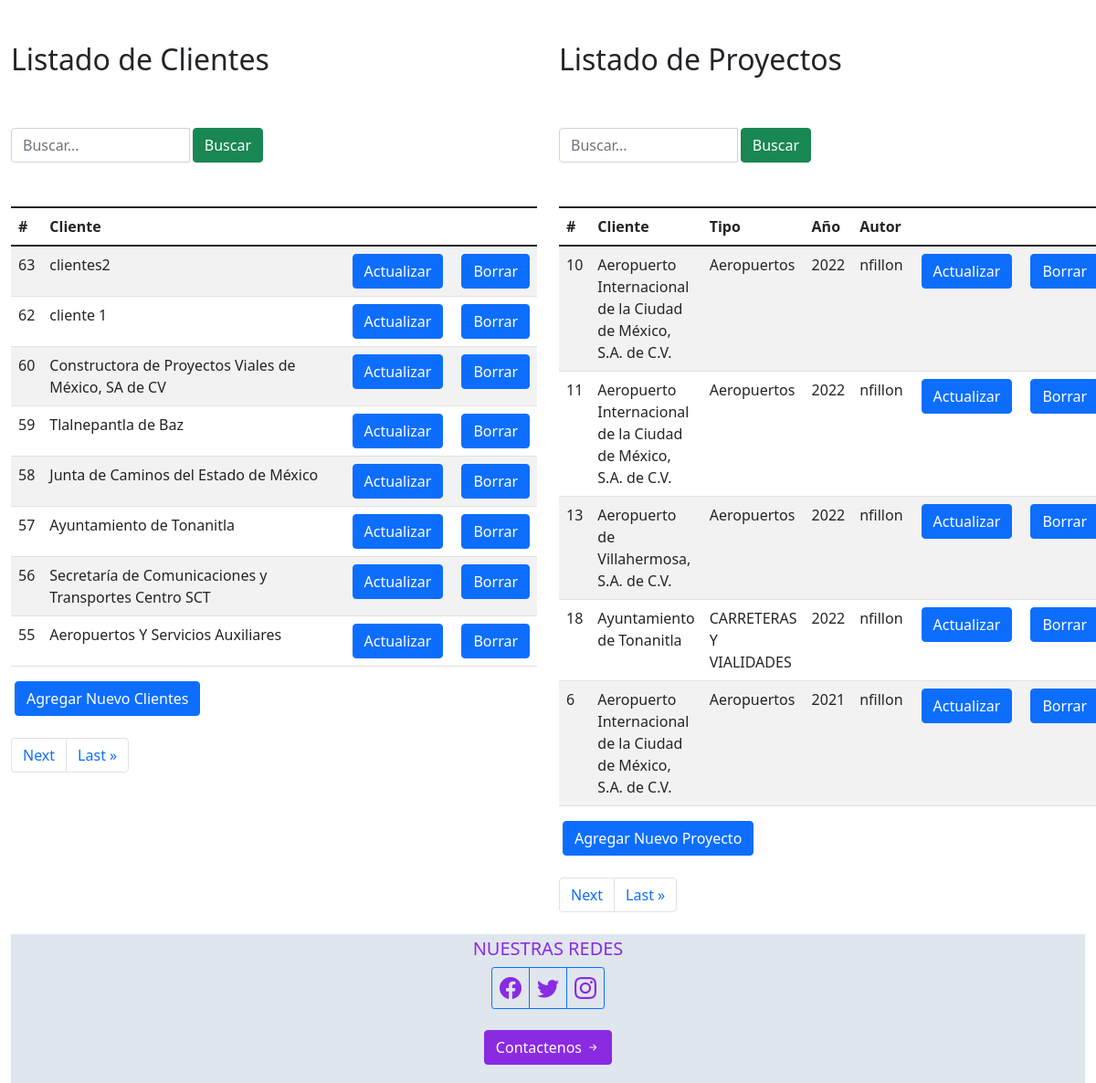
/catsa/ (signed in, lower part), run on an earlier commit of the app's database.
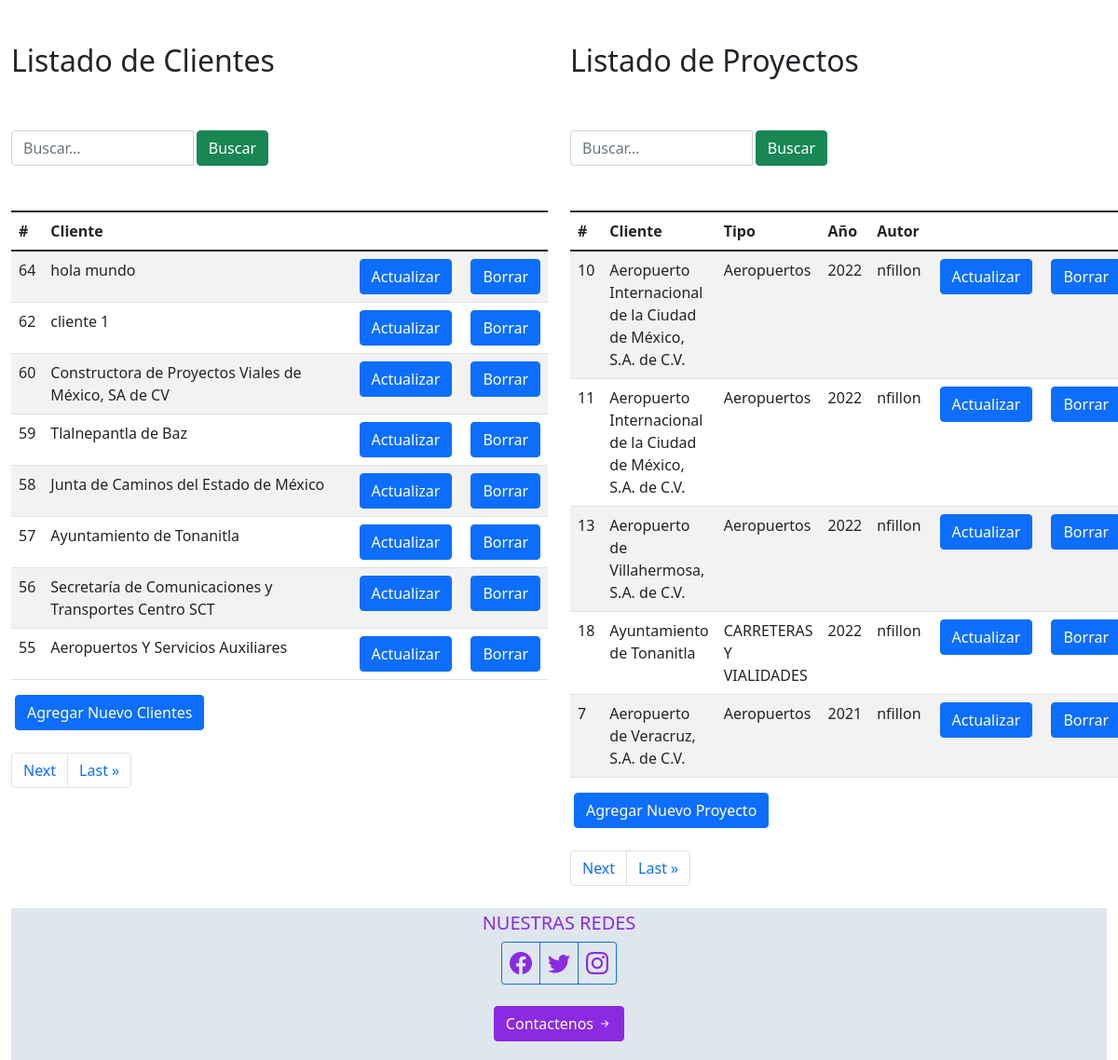
And on a later commit of the database.
### clientes/models.py (models this page shows, shortened)
class Cliente(models.Model):
    nombre_cliente=models.CharField(max_length=100)
    created=models.DateTimeField(auto_now_add=True)
    updated=models.DateTimeField(auto_now_add=True)
    class Meta:
        verbose_name='cliente'
        verbose_name_plural='clientes'
    def __str__(self):
        return self.nombre_cliente

class Proyecto(models.Model):
    YEAR_CHOICES = []
    for r in range(2000, (datetime.datetime.now().year+1)):
        YEAR_CHOICES.append((r,r))
    nombre_proyecto=models.CharField(max_length=500, blank=False)
    tipo_proyecto=models.CharField(max_length=50, blank=False)
    year = models.IntegerField(choices=YEAR_CHOICES,default=datetime.datetime.now().year)
    autor=models.ForeignKey(User, on_delete=models.CASCADE)
    clientes=models.ManyToManyField(Cliente, blank=False)
    imagen =models.ImageField(upload_to="proyectos",  null=True, blank=True, default=None)
    created=models.DateTimeField(auto_now_add=True)
    updated=models.DateTimeField(auto_now_add=True)
    class Meta:
        verbose_name='proyecto'
        verbose_name_plural='proyectos'

### admcatsa/views.py (the view, shortened to what this page needs)
# urls.py: path('catsa/', views.list_client , name="list_client"),
@login_required
def list_client(request):
   busquedas = request.GET.get('buscar')
   busquedasProyectos = request.GET.get('buscarproyectos')
   clientes = Cliente.objects.get_queryset().order_by('-id')
   mensajes = Contacto.objects.get_queryset().order_by('-id')
   paginator = Paginator(clientes, 8)
   page = request.GET.get('page1')
   try:
       clientes = paginator.page(page)
   except PageNotAnInteger:
       clientes = paginator.page(1)
   except EmptyPage:
       clientes = paginator.page(paginator.num_pages)
   if  busquedas:
       clientes = Cliente.objects.filter(
           Q(nombre_cliente__icontains = busquedas)
       ).distinct
   proyectos = Proyecto.objects.get_queryset().order_by('-year') #acomodo por fechas
   paginator = Paginator(proyectos, 5)
   page = request.GET.get('page2')
   try:
       proyectos = paginator.page(page)
   except PageNotAnInteger:
       proyectos = paginator.page(1)
   except EmptyPage:
       proyectos = paginator.page(paginator.num_pages)
   return render(request, 'admcatsa/admcatsa.html', {'clientes': clientes ,'proyectos': proyectos, 'mensajes':mensajes,})

### admcatsa/templates/admcatsa/admcatsa.html (shortened to what the changed rows need)
{%extends "Catsaweb/base.html"%}
{% load static%}
{%block content%}
<div class="container-fluid">
    <div class="row mt-5">
        <div class="col-md-6 ">
            <h2>Listado de Clientes</h2>
            <table  class="table table-striped" style="width: auto">
                <tbody>
                    <thead class="thead-dark">
                        <tr>
                          <th scope="col">#</th>
                          <th scope="col">Cliente</th>
                    </thead>
                    {% for cliente in clientes %}
                        <tr>
                            <td scope="row">{{cliente.id}} </td> </a>
                            <td scope="row">{{cliente.nombre_cliente}} </td> </a>
                            <td scope="row"><a href="{% url 'update_cliente' cliente.id %}">  <button class="align-self-end btn btn-primary ms-1">Actualizar</button></td> </a>
                            <td scope="row"><a href="{% url 'delete_cliente' cliente.id %}">  <button class="align-self-end btn btn-primary ms-1">Borrar</button></td> </a>
                        </tr>
                    {%endfor%}
                </tbody>
            </table>
            <br/><br/>
    </div>
    <div class="col-md-6" >
        <h2>Listado de Proyectos</h2>
        <table  class="table table-striped" style="width: auto">
            <tbody>
                <thead class="thead-dark">
                    <tr>
                      <th scope="col">#</th>
                      <th scope="col">Cliente</th>
                      <th scope="col">Tipo</th>
                      <th scope="col">Año</th>
                      <th scope="col">Autor</th>
                    </tr>
                </thead>
                 {% for proyecto in proyectos %}
                <tr>
                    <td scope="row">{{proyecto.id}}</td> {%for clientes in proyecto.clientes.all %} <td scope="row">{{ clientes }}</td> {% endfor %} <td scope="row">{{proyecto.tipo_proyecto}}</td><td scope="row">{{proyecto.year}}</td> <td scope="row">{{proyecto.autor}}</td>
                    <th scope="row"><a href="{% url 'update_proyecto' proyecto.id %}"><button class="align-self-end btn btn-primary ms-1">Actualizar</button></th> </a>
                    <th scope="row"><a href="{% url 'delete_proyecto' proyecto.id %}">  <button class="align-self-end btn btn-primary ms-1">Borrar</button></th> </a>
                </tr>
            {%endfor%}
           </tbody>
        </table>
        <br/><br/>
    </div>
 </div>
{% endblock %}

What changed in the data, as far as the page shows it:
removed Cliente: id "63", nombre_cliente "clientes2", shown under "Listado de Clientes"
removed Proyecto: id "6", tipo_proyecto "Aeropuertos", year "2021", autor "nfillon", Cliente (nombre_cliente "Aeropuerto Internacional de la Ciudad de México, S.A. de C.V.")
added Cliente: id "64", nombre_cliente "hola mundo", shown under "Listado de Clientes"
now on this page (row unchanged): Proyecto: id "7", tipo_proyecto "Aeropuertos", year "2021", autor "nfillon"
now on this page (row unchanged): Cliente: nombre_cliente "Aeropuerto de Veracruz, S.A. de C.V.", shown under "7"
